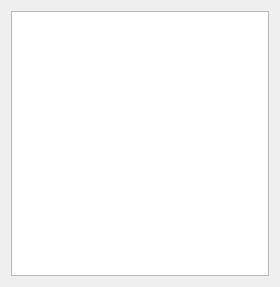
<?xml version="1.0" encoding="UTF-8"?>
<ui version="4.0">
 <class>FiguresSceneMdi</class>
 <widget class="QWidget" name="FiguresSceneMdi">
  <property name="enabled">
   <bool>true</bool>
  </property>
  <property name="geometry">
   <rect>
    <x>0</x>
    <y>0</y>
    <width>280</width>
    <height>287</height>
   </rect>
  </property>
  <property name="sizePolicy">
   <sizepolicy hsizetype="Preferred" vsizetype="Preferred">
    <horstretch>0</horstretch>
    <verstretch>0</verstretch>
   </sizepolicy>
  </property>
  <property name="minimumSize">
   <size>
    <width>200</width>
    <height>200</height>
   </size>
  </property>
  <property name="maximumSize">
   <size>
    <width>2100</width>
    <height>2100</height>
   </size>
  </property>
  <property name="sizeIncrement">
   <size>
    <width>1</width>
    <height>1</height>
   </size>
  </property>
  <property name="baseSize">
   <size>
    <width>320</width>
    <height>320</height>
   </size>
  </property>
  <property name="windowTitle">
   <string>Form</string>
  </property>
  <layout class="QGridLayout" name="gridLayout_2">
   <item row="0" column="0">
    <widget class="ShapeView" name="graphicsView">
     <property name="enabled">
      <bool>true</bool>
     </property>
     <property name="minimumSize">
      <size>
       <width>180</width>
       <height>180</height>
      </size>
     </property>
     <property name="maximumSize">
      <size>
       <width>2080</width>
       <height>2080</height>
      </size>
     </property>
     <property name="sizeIncrement">
      <size>
       <width>1</width>
       <height>1</height>
      </size>
     </property>
     <property name="baseSize">
      <size>
       <width>300</width>
       <height>300</height>
      </size>
     </property>
     <property name="dragMode">
      <enum>QGraphicsView::NoDrag</enum>
     </property>
    </widget>
   </item>
  </layout>
 </widget>
 <customwidgets>
  <customwidget>
   <class>ShapeView</class>
   <extends>QGraphicsView</extends>
   <header>shapeview.h</header>
  </customwidget>
 </customwidgets>
 <resources/>
 <connections/>
</ui>
